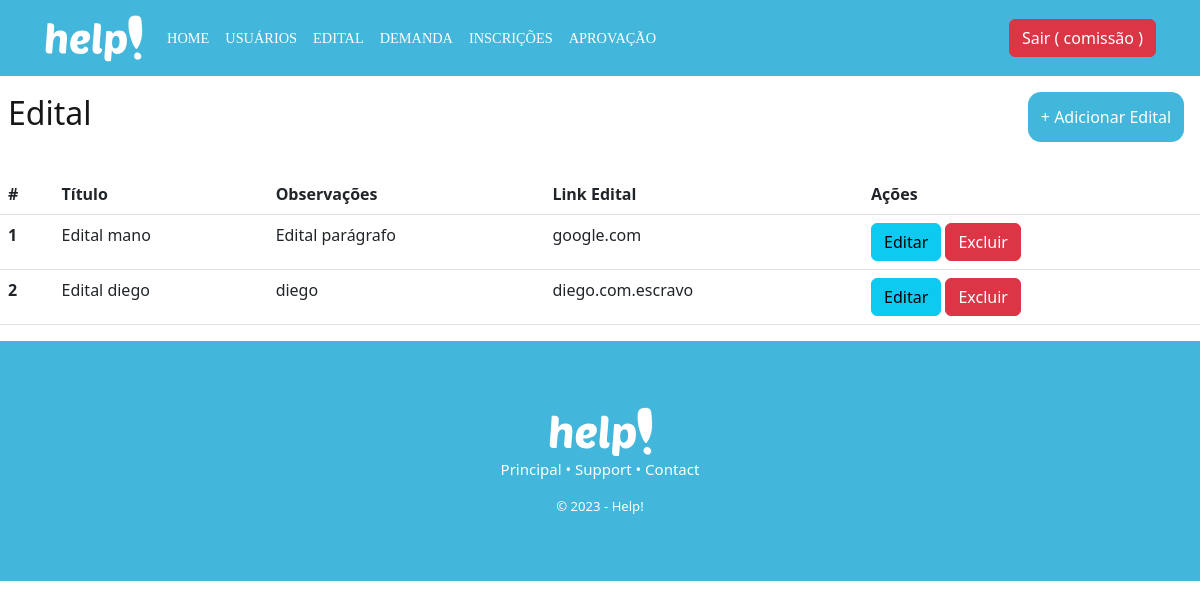
Before: /edital/recovery (signed in) with the older database file.
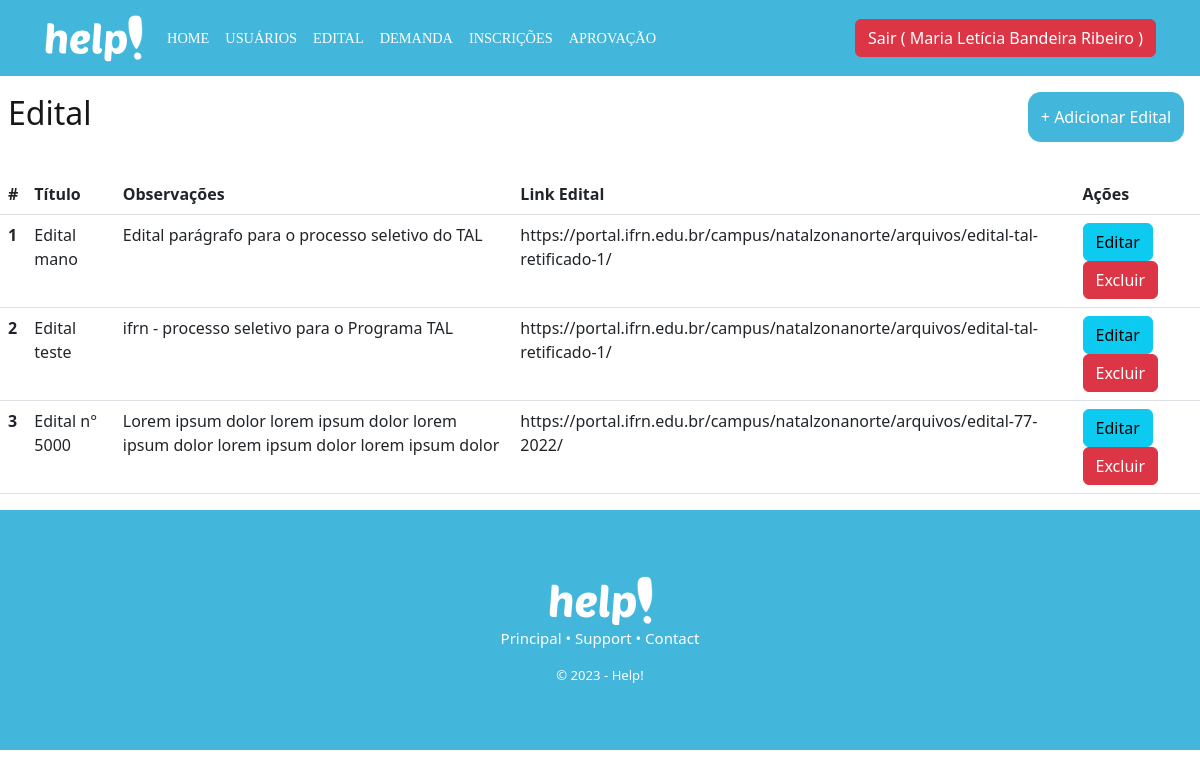
After: the same page with the newer database file.
### database/models.py (models this page shows, shortened)
class Usuario(db.Model, UserMixin):
  __tablename__= "usuario"
  id = db.Column(db.Integer, primary_key = True)
  nome = db.Column(db.String(100))
  email = db.Column(db.String(100))
  matricula = db.Column(db.String(100))
  senha = db.Column(db.String(100))
  admin = db.Column(db.Boolean)
  professor = db.Column(db.Boolean)

class Edital(db.Model):
  __tablename__= "edital"
  id = db.Column(db.Integer, primary_key = True)
  titulo = db.Column(db.String(100))
  paragrafo = db.Column(db.String(100))
  link = db.Column(db.String(100))

### controllers/edital.py (the view)
@bp_edital.route('/recovery')
@login_required
def recovery():
  if not current_user.admin:
    flash("Acesso não permitido")
    return redirect('/login')
  edital = Edital.query.all()
  return render_template('edital_recovery.html', edital = edital)

### controllers/usuario.py (called while the page is built)
@lm.user_loader
def load_user(id):
  usuario = Usuario.query.filter_by(id=id).first()
  return usuario

### templates/edital_recovery.html (shortened to what this page needs)
{% extends 'header.html' %}
{% block container %}
<div id="recovery">
  <div class="nav">
    <h1 class="title-recovery">Edital</h1>
    <a href="/edital/create" class="btn btn-primary btn-adc" style="background-color: #43B6DB !important">+ Adicionar Edital</a>
  </div>
</div>
  <table class="table">
    <thead style="background-color: #43B6DB !important; color: white;">
      <tr>
        <th scope="col">#</th>
        <th scope="col">Título</th>
        <th scope="col">Observações</th>
        <th scope="col">Link Edital</th>
        {% if current_user.admin %}
        <th scope="col">Ações</th>
        {% endif %}
      </tr>
    </thead>
    <tbody>
      {% for e in edital %}
        <tr>
          <th scope="row">{{e.id}}</th>
          <td>{{e.titulo}}</td>
          <td>{{e.paragrafo}}</td>
          <td>{{e.link}}</td>
        {% if current_user.admin %}
          <td>
            <a href="/edital/update/{{e.id}}" class="btn btn-info">Editar</a>
				    <a href="/edital/delete/{{e.id}}" class="btn btn-danger">Excluir</a>
          </td>
        {% endif %}
        </tr>
	    {% endfor %}
    </tbody>
  </table>
{% endblock %}

### templates/header.html (shortened to what this page needs)
<!DOCTYPE html>
<html lang="pt-br">
<head>
  <link href="https://cdn.jsdelivr.net/npm/bootstrap@5.3.0-alpha1/dist/css/bootstrap.min.css" rel="stylesheet">
  <link rel="stylesheet" href="/static/header.css">
</head>
<body>
<nav class="navbar navbar-expand-lg bg-body-tertiary" style="background-color: #43B6DB !important; padding-left: 2rem; padding-right: 2rem;">
  <div class="container-fluid">
    <a class="navbar-brand" href="/usuarios/dashboard"><img src="/static/assets/help.svg" alt="..." height="50vh"></a>
    <div class="collapse navbar-collapse" id="navbarSupportedContent">
      <ul class="navbar-nav me-auto mb-2 mb-lg-0">
        <li class="nav-item">
          <a class="nav-link active" aria-current="page" href="/usuarios/dashboard">Home</a>
        </li>
        {% if current_user.admin %}
        <li class="nav-item">
          <a class="nav-link" href="/usuarios/recovery">Usuários</a>
        </li>
        {% endif %}
        {% if current_user.admin %}
        <li class="nav-item">
          <a class="nav-link" href="/edital/recovery">Edital</a>
        </li>
        {% endif %}
        {% if current_user.professor %}
        <li class="nav-item">
          <a class="nav-link" href="/demanda/recovery">Demanda</a>
        </li>
        {% endif %}
        {% if current_user.professor %}
        <li class="nav-item">
          <a class="nav-link" href="/inscricao/recovery">Inscrições</a>
        </li>
        {% endif %}
        {% if current_user.professor %}
        <li class="nav-item">
          <a class="nav-link" href="/aprovacao/recovery">Aprovação</a>
        </li>
        {% endif %}
      </ul>
      <form class="d-flex" role="search">
        <a href="{{url_for('usuarios.logoff')}}" class="btn btn-danger" id="button-sair">Sair ( {{current_user.nome}} )</a>
      </form>
    </div>
  </div>
</nav>
  {% block container %}
  {% endblock %}
    <footer>
      <img src="/static/assets/help.svg" alt="IFRN">
      <p>Principal • Support • Contact</p>
      <small>© 2023 - Help!</small>
    </footer>
</body>
</html>

Changed rows visible on the page:
changed Usuario: nome "comissão" → "Maria Letícia Bandeira Ribeiro"
changed Edital "Edital mano": paragrafo "Edital parágrafo" → "Edital parágrafo para o processo seletivo do TAL"; link "google.com" → "https://portal.ifrn.edu.br/campus/natalzonanorte/arquivos/edital-tal-retificado-1/"
changed Edital id 2: titulo "Edital diego" → "Edital teste"; paragrafo "diego" → "ifrn - processo seletivo para o Programa TAL"; link "diego.com.escravo" → "https://portal.ifrn.edu.br/campus/natalzonanorte/arquivos/edital-tal-retificado-1/"
added Edital: id "3", titulo "Edital n° 5000", paragrafo "Lorem ipsum dolor lorem ipsum dolor lorem ipsum dolor lorem ipsum dolor lorem ipsum dolor", link "https://portal.ifrn.edu.br/campus/natalzonanorte/arquivos/edital-77-2022/"
